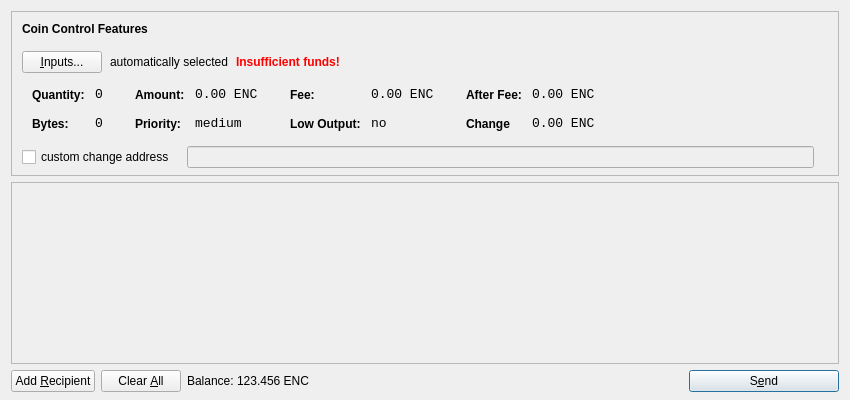
<?xml version="1.0" encoding="UTF-8"?>
<ui version="4.0">
 <class>SendCoinsDialog</class>
 <widget class="QDialog" name="SendCoinsDialog">
  <property name="geometry">
   <rect>
    <x>0</x>
    <y>0</y>
    <width>850</width>
    <height>400</height>
   </rect>
  </property>
  <property name="windowTitle">
   <string>Send Coins</string>
  </property>
  <layout class="QVBoxLayout" name="verticalLayout" stretch="0,1,0">
   <property name="bottomMargin">
    <number>8</number>
   </property>
   <item>
    <widget class="QFrame" name="frameCoinControl">
     <property name="sizePolicy">
      <sizepolicy hsizetype="Expanding" vsizetype="Expanding">
       <horstretch>0</horstretch>
       <verstretch>0</verstretch>
      </sizepolicy>
     </property>
     <property name="maximumSize">
      <size>
       <width>16777215</width>
       <height>16777215</height>
      </size>
     </property>
     <property name="frameShape">
      <enum>QFrame::StyledPanel</enum>
     </property>
     <property name="frameShadow">
      <enum>QFrame::Sunken</enum>
     </property>
     <layout class="QVBoxLayout" name="verticalLayoutCoinControl2">
      <property name="spacing">
       <number>6</number>
      </property>
      <property name="leftMargin">
       <number>0</number>
      </property>
      <property name="topMargin">
       <number>0</number>
      </property>
      <property name="rightMargin">
       <number>0</number>
      </property>
      <property name="bottomMargin">
       <number>6</number>
      </property>
      <item>
       <layout class="QVBoxLayout" name="verticalLayoutCoinControl" stretch="0,0,0,0,1">
        <property name="spacing">
         <number>0</number>
        </property>
        <property name="leftMargin">
         <number>10</number>
        </property>
        <property name="topMargin">
         <number>10</number>
        </property>
        <item>
         <layout class="QHBoxLayout" name="horizontalLayoutCoinControl1">
          <property name="bottomMargin">
           <number>15</number>
          </property>
          <item>
           <widget class="QLabel" name="labelCoinControlFeatures">
            <property name="sizePolicy">
             <sizepolicy hsizetype="Preferred" vsizetype="Maximum">
              <horstretch>0</horstretch>
              <verstretch>0</verstretch>
             </sizepolicy>
            </property>
            <property name="font">
             <font>
              <weight>75</weight>
              <bold>true</bold>
             </font>
            </property>
            <property name="styleSheet">
             <string notr="true">font-weight:bold;</string>
            </property>
            <property name="text">
             <string>Coin Control Features</string>
            </property>
           </widget>
          </item>
         </layout>
        </item>
        <item>
         <layout class="QHBoxLayout" name="horizontalLayoutCoinControl2" stretch="0,0,0,0">
          <property name="spacing">
           <number>8</number>
          </property>
          <property name="bottomMargin">
           <number>10</number>
          </property>
          <item>
           <widget class="QPushButton" name="pushButtonCoinControl">
            <property name="styleSheet">
             <string notr="true"/>
            </property>
            <property name="text">
             <string>&amp;Inputs...</string>
            </property>
           </widget>
          </item>
          <item>
           <widget class="QLabel" name="labelCoinControlAutomaticallySelected">
            <property name="text">
             <string>automatically selected</string>
            </property>
            <property name="margin">
             <number>5</number>
            </property>
           </widget>
          </item>
          <item>
           <widget class="QLabel" name="labelCoinControlInsuffFunds">
            <property name="font">
             <font>
              <weight>75</weight>
              <bold>true</bold>
             </font>
            </property>
            <property name="styleSheet">
             <string notr="true">color:red;font-weight:bold;</string>
            </property>
            <property name="text">
             <string>Insufficient funds!</string>
            </property>
            <property name="margin">
             <number>5</number>
            </property>
           </widget>
          </item>
          <item>
           <spacer name="horizontalSpacerCoinControl">
            <property name="orientation">
             <enum>Qt::Horizontal</enum>
            </property>
            <property name="sizeHint" stdset="0">
             <size>
              <width>40</width>
              <height>1</height>
             </size>
            </property>
           </spacer>
          </item>
         </layout>
        </item>
        <item>
         <widget class="QWidget" name="widgetCoinControl" native="true">
          <property name="sizePolicy">
           <sizepolicy hsizetype="Preferred" vsizetype="Preferred">
            <horstretch>0</horstretch>
            <verstretch>0</verstretch>
           </sizepolicy>
          </property>
          <property name="minimumSize">
           <size>
            <width>0</width>
            <height>0</height>
           </size>
          </property>
          <property name="styleSheet">
           <string notr="true"/>
          </property>
          <layout class="QHBoxLayout" name="horizontalLayoutCoinControl5">
           <property name="leftMargin">
            <number>0</number>
           </property>
           <property name="topMargin">
            <number>0</number>
           </property>
           <property name="rightMargin">
            <number>0</number>
           </property>
           <property name="bottomMargin">
            <number>0</number>
           </property>
           <item>
            <layout class="QHBoxLayout" name="horizontalLayoutCoinControl3" stretch="0,0,0,1">
             <property name="spacing">
              <number>20</number>
             </property>
             <property name="topMargin">
              <number>0</number>
             </property>
             <property name="bottomMargin">
              <number>10</number>
             </property>
             <item>
              <layout class="QFormLayout" name="formLayoutCoinControl1">
               <property name="horizontalSpacing">
                <number>10</number>
               </property>
               <property name="verticalSpacing">
                <number>14</number>
               </property>
               <property name="leftMargin">
                <number>10</number>
               </property>
               <property name="topMargin">
                <number>4</number>
               </property>
               <property name="rightMargin">
                <number>6</number>
               </property>
               <item row="0" column="0">
                <widget class="QLabel" name="labelCoinControlQuantityText">
                 <property name="styleSheet">
                  <string notr="true">font-weight:bold;</string>
                 </property>
                 <property name="text">
                  <string>Quantity:</string>
                 </property>
                 <property name="margin">
                  <number>0</number>
                 </property>
                </widget>
               </item>
               <item row="0" column="1">
                <widget class="QLabel" name="labelCoinControlQuantity">
                 <property name="font">
                  <font>
                   <family>Monospace</family>
                   <pointsize>10</pointsize>
                  </font>
                 </property>
                 <property name="cursor">
                  <cursorShape>IBeamCursor</cursorShape>
                 </property>
                 <property name="contextMenuPolicy">
                  <enum>Qt::ActionsContextMenu</enum>
                 </property>
                 <property name="text">
                  <string>0</string>
                 </property>
                 <property name="margin">
                  <number>0</number>
                 </property>
                 <property name="textInteractionFlags">
                  <set>Qt::LinksAccessibleByMouse|Qt::TextSelectableByKeyboard|Qt::TextSelectableByMouse</set>
                 </property>
                </widget>
               </item>
               <item row="1" column="0">
                <widget class="QLabel" name="labelCoinControlBytesText">
                 <property name="styleSheet">
                  <string notr="true">font-weight:bold;</string>
                 </property>
                 <property name="text">
                  <string>Bytes:</string>
                 </property>
                </widget>
               </item>
               <item row="1" column="1">
                <widget class="QLabel" name="labelCoinControlBytes">
                 <property name="font">
                  <font>
                   <family>Monospace</family>
                   <pointsize>10</pointsize>
                  </font>
                 </property>
                 <property name="cursor">
                  <cursorShape>IBeamCursor</cursorShape>
                 </property>
                 <property name="contextMenuPolicy">
                  <enum>Qt::ActionsContextMenu</enum>
                 </property>
                 <property name="text">
                  <string>0</string>
                 </property>
                 <property name="textInteractionFlags">
                  <set>Qt::LinksAccessibleByMouse|Qt::TextSelectableByKeyboard|Qt::TextSelectableByMouse</set>
                 </property>
                </widget>
               </item>
              </layout>
             </item>
             <item>
              <layout class="QFormLayout" name="formLayoutCoinControl2">
               <property name="horizontalSpacing">
                <number>10</number>
               </property>
               <property name="verticalSpacing">
                <number>14</number>
               </property>
               <property name="leftMargin">
                <number>6</number>
               </property>
               <property name="topMargin">
                <number>4</number>
               </property>
               <property name="rightMargin">
                <number>6</number>
               </property>
               <item row="0" column="0">
                <widget class="QLabel" name="labelCoinControlAmountText">
                 <property name="styleSheet">
                  <string notr="true">font-weight:bold;</string>
                 </property>
                 <property name="text">
                  <string>Amount:</string>
                 </property>
                 <property name="margin">
                  <number>0</number>
                 </property>
                </widget>
               </item>
               <item row="0" column="1">
                <widget class="QLabel" name="labelCoinControlAmount">
                 <property name="font">
                  <font>
                   <family>Monospace</family>
                   <pointsize>10</pointsize>
                  </font>
                 </property>
                 <property name="cursor">
                  <cursorShape>IBeamCursor</cursorShape>
                 </property>
                 <property name="contextMenuPolicy">
                  <enum>Qt::ActionsContextMenu</enum>
                 </property>
                 <property name="text">
                  <string>0.00 ENC</string>
                 </property>
                 <property name="textInteractionFlags">
                  <set>Qt::LinksAccessibleByMouse|Qt::TextSelectableByKeyboard|Qt::TextSelectableByMouse</set>
                 </property>
                </widget>
               </item>
               <item row="1" column="0">
                <widget class="QLabel" name="labelCoinControlPriorityText">
                 <property name="styleSheet">
                  <string notr="true">font-weight:bold;</string>
                 </property>
                 <property name="text">
                  <string>Priority:</string>
                 </property>
                </widget>
               </item>
               <item row="1" column="1">
                <widget class="QLabel" name="labelCoinControlPriority">
                 <property name="font">
                  <font>
                   <family>Monospace</family>
                   <pointsize>10</pointsize>
                  </font>
                 </property>
                 <property name="cursor">
                  <cursorShape>IBeamCursor</cursorShape>
                 </property>
                 <property name="contextMenuPolicy">
                  <enum>Qt::ActionsContextMenu</enum>
                 </property>
                 <property name="text">
                  <string>medium</string>
                 </property>
                 <property name="textInteractionFlags">
                  <set>Qt::LinksAccessibleByMouse|Qt::TextSelectableByKeyboard|Qt::TextSelectableByMouse</set>
                 </property>
                </widget>
               </item>
              </layout>
             </item>
             <item>
              <layout class="QFormLayout" name="formLayoutCoinControl3">
               <property name="horizontalSpacing">
                <number>10</number>
               </property>
               <property name="verticalSpacing">
                <number>14</number>
               </property>
               <property name="leftMargin">
                <number>6</number>
               </property>
               <property name="topMargin">
                <number>4</number>
               </property>
               <property name="rightMargin">
                <number>6</number>
               </property>
               <item row="0" column="0">
                <widget class="QLabel" name="labelCoinControlFeeText">
                 <property name="styleSheet">
                  <string notr="true">font-weight:bold;</string>
                 </property>
                 <property name="text">
                  <string>Fee:</string>
                 </property>
                 <property name="margin">
                  <number>0</number>
                 </property>
                </widget>
               </item>
               <item row="0" column="1">
                <widget class="QLabel" name="labelCoinControlFee">
                 <property name="font">
                  <font>
                   <family>Monospace</family>
                   <pointsize>10</pointsize>
                  </font>
                 </property>
                 <property name="cursor">
                  <cursorShape>IBeamCursor</cursorShape>
                 </property>
                 <property name="contextMenuPolicy">
                  <enum>Qt::ActionsContextMenu</enum>
                 </property>
                 <property name="text">
                  <string>0.00 ENC</string>
                 </property>
                 <property name="textInteractionFlags">
                  <set>Qt::LinksAccessibleByMouse|Qt::TextSelectableByKeyboard|Qt::TextSelectableByMouse</set>
                 </property>
                </widget>
               </item>
               <item row="1" column="0">
                <widget class="QLabel" name="labelCoinControlLowOutputText">
                 <property name="styleSheet">
                  <string notr="true">font-weight:bold;</string>
                 </property>
                 <property name="text">
                  <string>Low Output:</string>
                 </property>
                </widget>
               </item>
               <item row="1" column="1">
                <widget class="QLabel" name="labelCoinControlLowOutput">
                 <property name="font">
                  <font>
                   <family>Monospace</family>
                   <pointsize>10</pointsize>
                  </font>
                 </property>
                 <property name="cursor">
                  <cursorShape>IBeamCursor</cursorShape>
                 </property>
                 <property name="contextMenuPolicy">
                  <enum>Qt::ActionsContextMenu</enum>
                 </property>
                 <property name="text">
                  <string>no</string>
                 </property>
                 <property name="textInteractionFlags">
                  <set>Qt::LinksAccessibleByMouse|Qt::TextSelectableByKeyboard|Qt::TextSelectableByMouse</set>
                 </property>
                </widget>
               </item>
              </layout>
             </item>
             <item>
              <layout class="QFormLayout" name="formLayoutCoinControl4">
               <property name="horizontalSpacing">
                <number>10</number>
               </property>
               <property name="verticalSpacing">
                <number>14</number>
               </property>
               <property name="leftMargin">
                <number>6</number>
               </property>
               <property name="topMargin">
                <number>4</number>
               </property>
               <property name="rightMargin">
                <number>6</number>
               </property>
               <item row="0" column="0">
                <widget class="QLabel" name="labelCoinControlAfterFeeText">
                 <property name="styleSheet">
                  <string notr="true">font-weight:bold;</string>
                 </property>
                 <property name="text">
                  <string>After Fee:</string>
                 </property>
                 <property name="margin">
                  <number>0</number>
                 </property>
                </widget>
               </item>
               <item row="0" column="1">
                <widget class="QLabel" name="labelCoinControlAfterFee">
                 <property name="font">
                  <font>
                   <family>Monospace</family>
                   <pointsize>10</pointsize>
                  </font>
                 </property>
                 <property name="cursor">
                  <cursorShape>IBeamCursor</cursorShape>
                 </property>
                 <property name="contextMenuPolicy">
                  <enum>Qt::ActionsContextMenu</enum>
                 </property>
                 <property name="text">
                  <string>0.00 ENC</string>
                 </property>
                 <property name="textInteractionFlags">
                  <set>Qt::LinksAccessibleByMouse|Qt::TextSelectableByKeyboard|Qt::TextSelectableByMouse</set>
                 </property>
                </widget>
               </item>
               <item row="1" column="0">
                <widget class="QLabel" name="labelCoinControlChangeText">
                 <property name="styleSheet">
                  <string notr="true">font-weight:bold;</string>
                 </property>
                 <property name="text">
                  <string>Change</string>
                 </property>
                </widget>
               </item>
               <item row="1" column="1">
                <widget class="QLabel" name="labelCoinControlChange">
                 <property name="font">
                  <font>
                   <family>Monospace</family>
                   <pointsize>10</pointsize>
                  </font>
                 </property>
                 <property name="cursor">
                  <cursorShape>IBeamCursor</cursorShape>
                 </property>
                 <property name="contextMenuPolicy">
                  <enum>Qt::ActionsContextMenu</enum>
                 </property>
                 <property name="text">
                  <string>0.00 ENC</string>
                 </property>
                 <property name="textInteractionFlags">
                  <set>Qt::LinksAccessibleByMouse|Qt::TextSelectableByKeyboard|Qt::TextSelectableByMouse</set>
                 </property>
                </widget>
               </item>
              </layout>
             </item>
            </layout>
           </item>
          </layout>
         </widget>
        </item>
        <item>
         <layout class="QHBoxLayout" name="horizontalLayoutCoinControl4" stretch="0,0,0">
          <property name="spacing">
           <number>12</number>
          </property>
          <property name="sizeConstraint">
           <enum>QLayout::SetDefaultConstraint</enum>
          </property>
          <property name="topMargin">
           <number>5</number>
          </property>
          <property name="rightMargin">
           <number>5</number>
          </property>
          <item>
           <widget class="QCheckBox" name="checkBoxCoinControlChange">
            <property name="text">
             <string>custom change address</string>
            </property>
           </widget>
          </item>
          <item>
           <widget class="QLineEdit" name="lineEditCoinControlChange">
            <property name="enabled">
             <bool>false</bool>
            </property>
            <property name="sizePolicy">
             <sizepolicy hsizetype="Expanding" vsizetype="Fixed">
              <horstretch>0</horstretch>
              <verstretch>0</verstretch>
             </sizepolicy>
            </property>
           </widget>
          </item>
          <item>
           <widget class="QLabel" name="labelCoinControlChangeLabel">
            <property name="sizePolicy">
             <sizepolicy hsizetype="Preferred" vsizetype="Expanding">
              <horstretch>0</horstretch>
              <verstretch>0</verstretch>
             </sizepolicy>
            </property>
            <property name="minimumSize">
             <size>
              <width>0</width>
              <height>0</height>
             </size>
            </property>
            <property name="text">
             <string/>
            </property>
            <property name="margin">
             <number>3</number>
            </property>
           </widget>
          </item>
         </layout>
        </item>
        <item>
         <spacer name="verticalSpacerCoinControl">
          <property name="orientation">
           <enum>Qt::Vertical</enum>
          </property>
          <property name="sizeHint" stdset="0">
           <size>
            <width>800</width>
            <height>1</height>
           </size>
          </property>
         </spacer>
        </item>
       </layout>
      </item>
     </layout>
    </widget>
   </item>
   <item>
    <widget class="QScrollArea" name="scrollArea">
     <property name="widgetResizable">
      <bool>true</bool>
     </property>
     <widget class="QWidget" name="scrollAreaWidgetContents">
      <property name="geometry">
       <rect>
        <x>0</x>
        <y>0</y>
        <width>830</width>
        <height>173</height>
       </rect>
      </property>
      <layout class="QVBoxLayout" name="verticalLayout_2">
       <property name="leftMargin">
        <number>0</number>
       </property>
       <property name="topMargin">
        <number>0</number>
       </property>
       <property name="rightMargin">
        <number>0</number>
       </property>
       <property name="bottomMargin">
        <number>0</number>
       </property>
       <item>
        <layout class="QVBoxLayout" name="entries">
         <property name="spacing">
          <number>6</number>
         </property>
        </layout>
       </item>
       <item>
        <spacer name="verticalSpacer">
         <property name="orientation">
          <enum>Qt::Vertical</enum>
         </property>
         <property name="sizeHint" stdset="0">
          <size>
           <width>20</width>
           <height>40</height>
          </size>
         </property>
        </spacer>
       </item>
      </layout>
     </widget>
    </widget>
   </item>
   <item>
    <layout class="QHBoxLayout" name="horizontalLayout">
     <item>
      <widget class="QPushButton" name="addButton">
       <property name="toolTip">
        <string>Send to multiple recipients at once</string>
       </property>
       <property name="text">
        <string>Add &amp;Recipient</string>
       </property>
       <property name="icon">
        <iconset resource="../bitcoin.qrc">
         <normaloff>:/icons/add</normaloff>:/icons/add</iconset>
       </property>
       <property name="autoDefault">
        <bool>false</bool>
       </property>
      </widget>
     </item>
     <item>
      <widget class="QPushButton" name="clearButton">
       <property name="sizePolicy">
        <sizepolicy hsizetype="Minimum" vsizetype="Fixed">
         <horstretch>0</horstretch>
         <verstretch>0</verstretch>
        </sizepolicy>
       </property>
       <property name="toolTip">
        <string>Remove all transaction fields</string>
       </property>
       <property name="text">
        <string>Clear &amp;All</string>
       </property>
       <property name="icon">
        <iconset resource="../bitcoin.qrc">
         <normaloff>:/icons/remove</normaloff>:/icons/remove</iconset>
       </property>
       <property name="autoRepeatDelay">
        <number>300</number>
       </property>
       <property name="autoDefault">
        <bool>false</bool>
       </property>
      </widget>
     </item>
     <item>
      <layout class="QHBoxLayout" name="horizontalLayout_2">
       <property name="spacing">
        <number>3</number>
       </property>
       <item>
        <widget class="QLabel" name="label">
         <property name="text">
          <string>Balance:</string>
         </property>
        </widget>
       </item>
       <item>
        <widget class="QLabel" name="labelBalance">
         <property name="cursor">
          <cursorShape>IBeamCursor</cursorShape>
         </property>
         <property name="text">
          <string>123.456 ENC</string>
         </property>
         <property name="textInteractionFlags">
          <set>Qt::LinksAccessibleByMouse|Qt::TextSelectableByKeyboard|Qt::TextSelectableByMouse</set>
         </property>
        </widget>
       </item>
      </layout>
     </item>
     <item>
      <spacer name="horizontalSpacer">
       <property name="orientation">
        <enum>Qt::Horizontal</enum>
       </property>
       <property name="sizeHint" stdset="0">
        <size>
         <width>40</width>
         <height>20</height>
        </size>
       </property>
      </spacer>
     </item>
     <item>
      <widget class="QPushButton" name="sendButton">
       <property name="minimumSize">
        <size>
         <width>150</width>
         <height>0</height>
        </size>
       </property>
       <property name="toolTip">
        <string>Confirm the send action</string>
       </property>
       <property name="text">
        <string>S&amp;end</string>
       </property>
       <property name="icon">
        <iconset resource="../bitcoin.qrc">
         <normaloff>:/icons/send</normaloff>:/icons/send</iconset>
       </property>
       <property name="default">
        <bool>true</bool>
       </property>
      </widget>
     </item>
    </layout>
   </item>
  </layout>
 </widget>
 <resources>
  <include location="../bitcoin.qrc"/>
 </resources>
 <connections/>
</ui>
